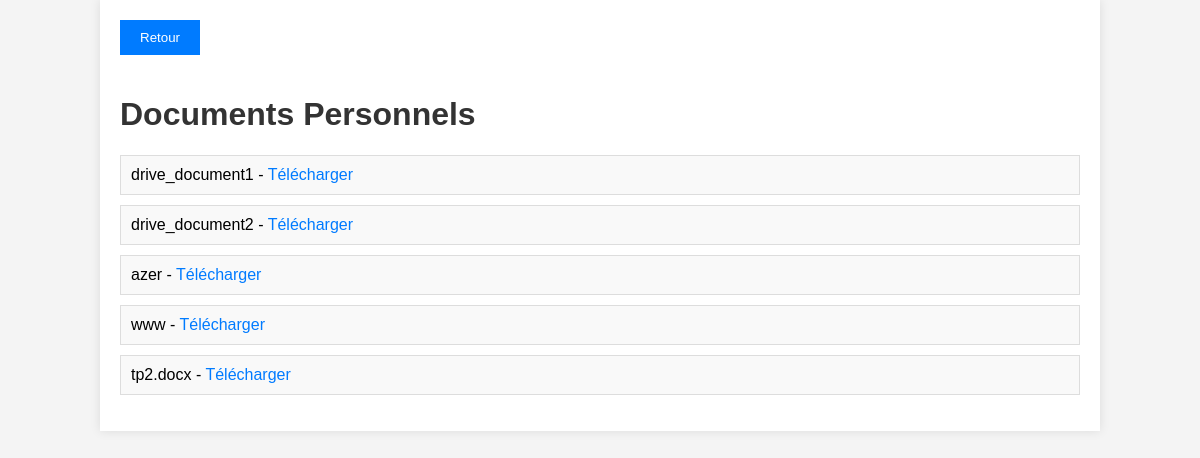
Page /folder/1/ (signed in) on the earlier database version.
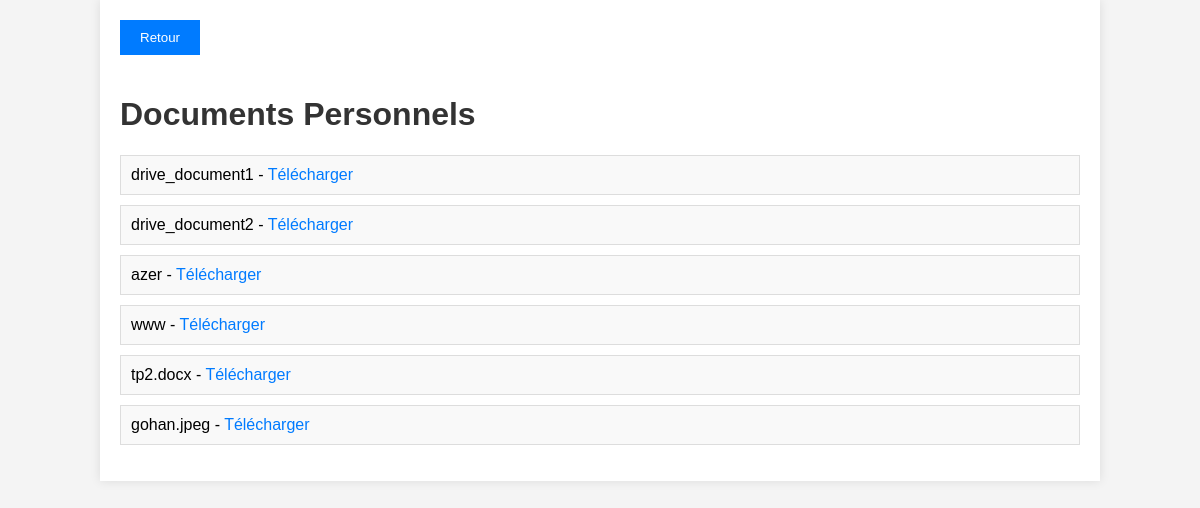
Same page on the later database version.
### drive/models.py (models this page shows, shortened)
class Document(models.Model):
    nom = models.CharField(max_length=255)
    type_fichier = models.CharField(max_length=50)
    date_ajout = models.DateTimeField(auto_now_add=True)
    taille_fichier = models.PositiveIntegerField()
    fichier = models.FileField(upload_to='')  # On définira le dossier dynamiquement
    utilisateur = models.ForeignKey(User, on_delete=models.CASCADE)
    dossier = models.ForeignKey(Dossier, null=True, blank=True, on_delete=models.CASCADE)

### drive/views.py (the view)
# urls.py: path('folder/<int:folder_id>/', folder_document_list, name='folder_documents'),
@login_required
def folder_document_list(request, folder_id):
    dossier = get_object_or_404(Dossier, id=folder_id, utilisateur=request.user)  # Récupère le dossier
    documents = Document.objects.filter(dossier_id=dossier.id)  # Filtrer les documents par dossier
    return render(request, 'folder_documents.html', {'dossier': dossier, 'documents': documents})

### drive/templates/folder_documents.html (shortened to what this page needs)
<!DOCTYPE html>
<html lang="fr">
  <head>
  </head>
  <body>
    <div class="container">
      <button onclick="goBack()">Retour</button>
      <h1>{{ dossier.nom }}</h1>
      {% if documents %}
      <ul>
        {% for document in documents %}
        <li>
          {{ document.nom }} -
          <a href="{% url 'download_file' document.id %}">Télécharger</a>
        </li>
        {% endfor %}
      </ul>
      {% else %}
      <p>Aucun fichier trouvé dans ce dossier.</p>
      {% endif %}
    </div>
  </body>
</html>

Differences in the rows shown:
added Document: nom "gohan.jpeg"
